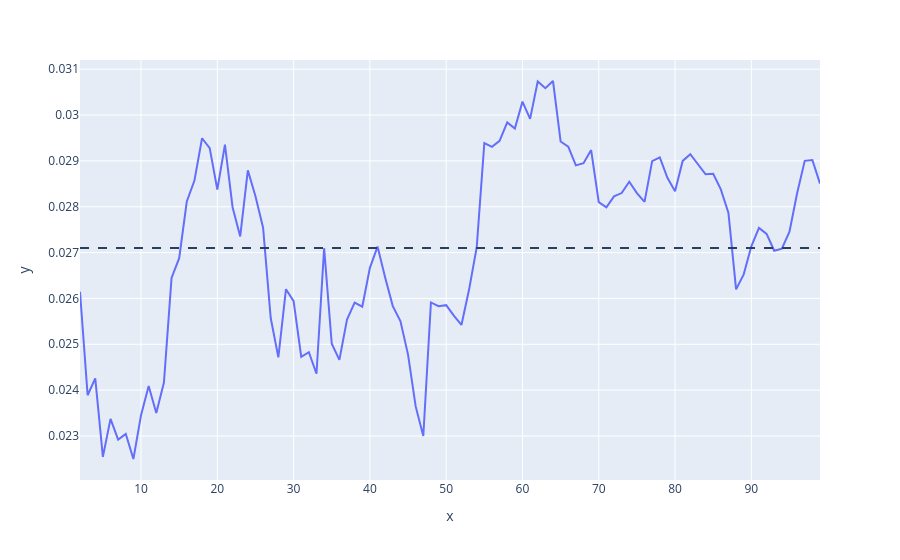

The notebook cell saved with this chart:
### Code cell
print(f"Best n clusters = {best_n_clusters['n']} with a silhouette score of {best_n_clusters['score']}")
fig = px.line(x=range(*k_range), y=silhouettes)

avg = sum(silhouettes) / len(silhouettes)
fig.add_hline(y=avg, line_dash='dash')

### Figure 1 — Plotly figure (JSON) as saved in the notebook; plotly's stock layout.template omitted (floating-point values rounded to 4 significant figures)
{"data": [{"hovertemplate": "x=%{x}<br>y=%{y}<extra></extra>", "legendgroup": "", "line": {"color": "#636efa", "dash": "solid"}, "marker": {"symbol": "circle"}, "mode": "lines", "name": "", "orientation": "v", "showlegend": false, "type": "scatter", "x": [2, 3, 4, 5, 6, 7, 8, 9, 10, 11, 12, 13, 14, 15, 16, 17, 18, 19, 20, 21, 22, 23, 24, 25, 26, 27, 28, 29, 30, 31, 32, 33, 34, 35, 36, 37, 38, 39, 40, 41, 42, 43, 44, 45, 46, 47, 48, 49, 50, 51, 52, 53, 54, 55, 56, 57, 58, 59, 60, 61, 62, 63, 64, 65, 66, 67, 68, 69, 70, 71, 72, 73, 74, 75, 76, 77, 78, 79, 80, 81, 82, 83, 84, 85, 86, 87, 88, 89, 90, 91, 92, 93, 94, 95, 96, 97, 98, 99], "xaxis": "x", "y": [0.02615, 0.02389, 0.02426, 0.02254, 0.02337, 0.02292, 0.02304, 0.0225, 0.02345, 0.02409, 0.0235, 0.02417, 0.02645, 0.02688, 0.02811, 0.02857, 0.02949, 0.02928, 0.02838, 0.02935, 0.02799, 0.02735, 0.0288, 0.02823, 0.02754, 0.02557, 0.02471, 0.0262, 0.02594, 0.02472, 0.02483, 0.02436, 0.0271, 0.02501, 0.02466, 0.02554, 0.02591, 0.02582, 0.02667, 0.02713, 0.02646, 0.02583, 0.02551, 0.02477, 0.02365, 0.023, 0.02591, 0.02583, 0.02585, 0.02562, 0.02542, 0.02619, 0.02711, 0.02939, 0.02931, 0.02944, 0.02984, 0.02971, 0.03029, 0.02992, 0.03073, 0.03059, 0.03074, 0.02942, 0.02931, 0.0289, 0.02895, 0.02924, 0.0281, 0.02799, 0.02823, 0.0283, 0.02854, 0.0283, 0.02811, 0.029, 0.02908, 0.02863, 0.02834, 0.029, 0.02915, 0.02893, 0.02871, 0.02872, 0.02838, 0.02786, 0.0262, 0.02653, 0.02714, 0.02754, 0.02741, 0.02704, 0.02709, 0.02746, 0.0283, 0.029, 0.02902, 0.02851], "yaxis": "y"}], "layout": {"legend": {"tracegroupgap": 0}, "margin": {"t": 60}, "shapes": [{"line": {"dash": "dash"}, "type": "line", "x0": 0, "x1": 1, "xref": "x domain", "y0": 0.0271, "y1": 0.0271, "yref": "y"}], "xaxis": {"anchor": "y", "domain": [0, 1], "title": {"text": "x"}}, "yaxis": {"anchor": "x", "domain": [0, 1], "title": {"text": "y"}}}}
